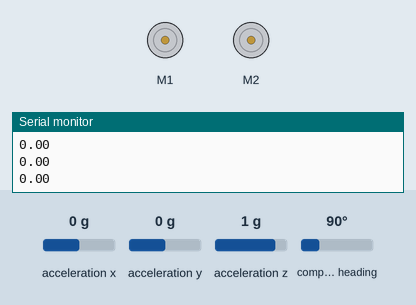
Recording of a sketch running on a simulated Arduino Uno, built with avr-gcc and run on an emulated ATmega328P. On the bench: 2 × DC motor (green arrow = forward, orange = backward, longer = faster), the last lines printed to the serial monitor. The test bench sets the inputs (shaded band); at power-on: acceleration y 0 g, acceleration x 0 g, acceleration z 1 g, compass heading 90°.

Above: at 3.8 s.
3.9 s: acceleration y set to -1.4 g
At 5.1 s:
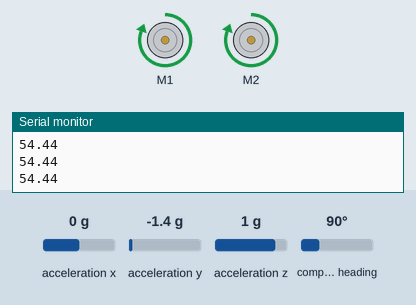
5.4 s: acceleration y set to 0.8 g
At 6.3 s:
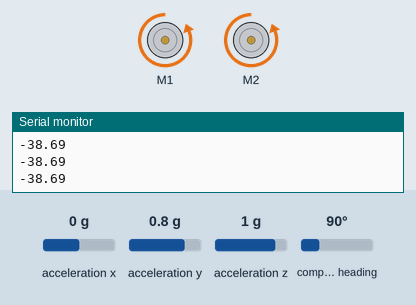
6.9 s: acceleration y set to 0 g
At 7.8 s:
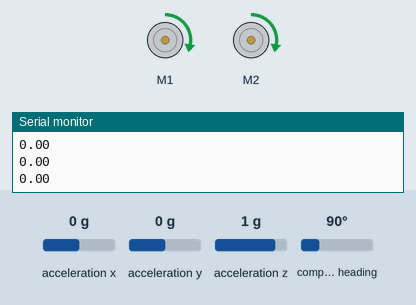
8.5 s: acceleration y set to -0.8 g
At 9.2 s:
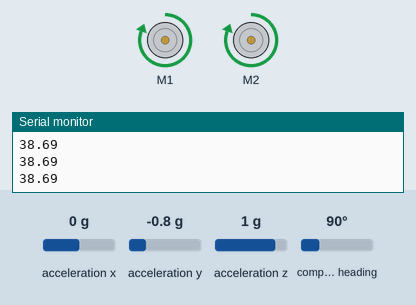
10.0 s: acceleration y set to 1.4 g
At 10.4 s:
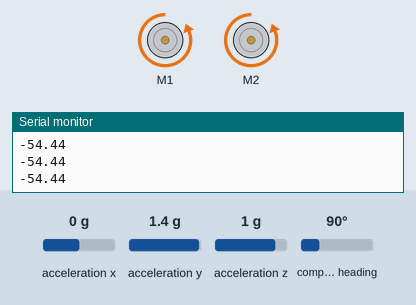
Timing chart, 0 to 12.5 s (numbered marks = the images above; inputs shaded):
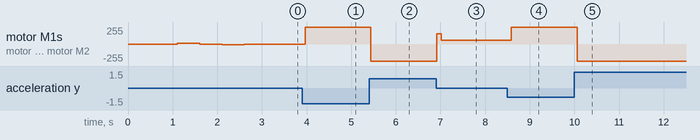

The sketch:

PID_robot_main_code_v1.ino
```cpp
/********************************************
 * Self Balancing robot
 *
 * Robot meant to balance on two wheels using
 * a PID loop.
 *
 * Chassis built by Nick Tormboukis
 * Code written by Mike Yannuzzi & Nick Tromboukis
 ********************************************/

//Including all the neccessary libraries for the redbot main board and adafruint BNO 055
#include <Wire.h>
#include <Adafruit_Sensor.h>
#include <Adafruit_BNO055.h>
#include <utility/imumaths.h>
#include <RedBot.h>

//Setting up the IMU
#define BNO055_SAMPLERATE_DELAY_MS (100)

Adafruit_BNO055 bno = Adafruit_BNO055();

//Constants and variables
double calibrateNum;
double setPoint;
double currError;

int motorSpeed;
//Setting up the motors
RedBotMotors motors;

//PID vars
#define GUARD_GAIN 50.0 // prev 25.0
float K = 1.1;
float Kp = 14; //previous value 15
float Ki = 1; //previos value 1
float Kd = 2.4; //previous value 2.4

int last_error = 0;
int integrated_error = 0;
int pTerm = 0, iTerm = 0, dTerm = 0;
void setup() {
  //Initializing sensors and pouring a bowl of serial
  Serial.begin(115200);
//  Serial.println("Intitializing robot...");

  /* Initialize the sensor */
  if(!bno.begin())
  {
    /* There was a problem detecting the BNO055 ... check your connections */
//    Serial.println("Ooops, no BNO055 detected ... Check your wiring or I2C ADDR!");
    while(1);
  }

  bno.setExtCrystalUse(true);
  delay(1000);
  //Calibration function
  calibrateSensor();
  motors.drive(10);
  delay(500);
  motors.stop();
  delay(500);
  motors.drive(-10);
  delay(500);
  motors.stop();
}

void loop() {
 /**
  * Control loop Hierarchy
  *
  *  1- read z axis from sensor
  *  2- update motors
  *  3 - delay
  */

  readSensor();
  //updateMotors();
  motors.drive(updatePid(setPoint, readSensor()));
//  Serial.println("Set point:" );
//  Serial.println(setPoint);
//  Serial.println();

  delay(BNO055_SAMPLERATE_DELAY_MS);
}

/**
 * Reads the z axis of the sensor
 */
int readSensor(){
  imu::Vector<3> euler = bno.getVector(Adafruit_BNO055::VECTOR_EULER);

//  Serial.println("Z: ");
  Serial.print(euler.z());
  Serial.print('\n');
//  Serial.println();
//  Serial.println("\t\t");
  int zAxis = euler.z();
  //Serial.println(zAxis);
//  Serial.println("");
  return zAxis;
}

void calibrateSensor(){
    for(int i=0; i<50;i++){
      calibrateNum = calibrateNum + readSensor();
    }
    calibrateNum = calibrateNum/50;
    setPoint = calibrateNum;
//    Serial.println(setPoint);
//    Serial.println();

}

/*
void updateMotors(){

  float K = 1.7;
  currError = readSensor() - setPoint;
  Serial.println("Error: ");
  Serial.println(currError);
  pTerm = Kp * currError;
  errorSum += currError;
  errorSum = constrain(errorSum, -200,200);
  iTerm = Ki * errorSum;
  dTerm = Kd * (currError - prevError);
  prevError = currError;
  motorSpeed = constrain(K*(pTerm + iTerm + dTerm), -255, 255);
  Serial.println("Motor speed: ");
  Serial.println(motorSpeed);
  motors.drive(motorSpeed);
}
*/

int updatePid(int targetPosition, int currentPosition)   {
  int error = targetPosition - currentPosition;
  pTerm = Kp * error;
  integrated_error += error;
  iTerm = Ki * constrain(integrated_error, -GUARD_GAIN, GUARD_GAIN);
//  Serial.print("i");
//  Serial.println(iTerm);
//  Serial.println();
//  Serial.println("integrated_error:");
//  Serial.println(integrated_error);
//  Serial.println();
  dTerm = Kd * (error - last_error);
  last_error = error;
  return -constrain(K*(pTerm + iTerm + dTerm), -255, 255);
}
```

Measured:
- after the input at 3.9 s, motor M1, motor M2: stopped → forward 255/255 after 0.07 s
- after the input at 5.4 s, motor M1, motor M2: forward 255/255 → backward 255/255 at once
- after the input at 6.9 s, motor M1, motor M2: backward 255/255 → forward 154/255 at once, → forward 54/255 0.10 s later
- after the input at 8.5 s, motor M1, motor M2: forward 54/255 → forward 255/255 after 0.09 s
- after the input at 10.0 s, motor M1, motor M2: forward 255/255 → backward 255/255 after 0.06 s
